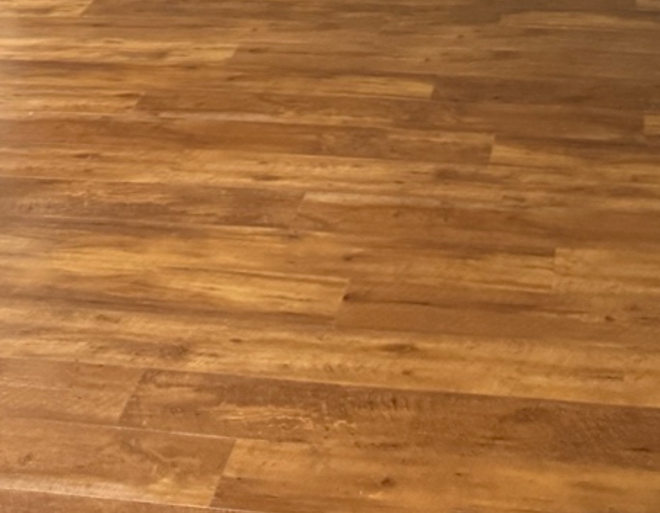
#> input picture kobe-interior/kobe-gallery-3d/assets/photos/12_floor_closeup.jpg, 1320 x 1025 px (shown at 1/2 size)
$ python make_floor_texture.py
#> lines starting #> are read from the running program, lines starting #| are printed output that depends on the picture
"""실제 바닥 사진(assets/photos/12_floor_closeup.jpg)으로 이어 붙여도 이음새가 안 보이는 원목 마루 텍스처를 만든다.
사진 아래쪽(원근이 덜한 부분)을 판 줄 단위 띠로 잘라 → 조명 얼룩(큰 밝기 변화)을 빼고 → 판 길이로 잘라 엇갈려 깔고
판 사이·끝 이음 줄을 그린다. 가로 = 판 길이 방향. 한 장 = SIZE_M × SIZE_M 실제 크기.
사용: python3 scripts/make_floor_texture.py  →  assets/textures/floor_wood_real.jpg"""
import random
from pathlib import Path
import numpy as np
from PIL import Image, ImageFilter

ROOT = Path(__file__).resolve().parents[1]
SRC = ROOT / "assets" / "photos" / "12_floor_closeup.jpg"
OUT = ROOT / "assets" / "textures" / "floor_wood_real.jpg"
PX, SIZE_M, ROWS = 2048, 2.16, 12            # 판 폭 18 cm × 12줄
PLANK_LEN_M = (0.9, 1.35)                     # 판 길이(사진 기준 약 1.2 m)
TONE = 0.74                                   # 3D 조명 아래에서 사진과 비슷한 밝기가 되도록 맞춘 값
TILT_DEG = 4.5                                # 사진 속 판 줄 기울기(줄 무늬가 가장 또렷해지는 각도로 측정)


def flatten(a, sigma=55):
    """큰 밝기 얼룩(조명·반사)만 걷어 낸다: 흐린 사본으로 나눈 뒤 전체 평균색을 곱함"""
    img = Image.fromarray(np.clip(a, 0, 255).astype(np.uint8)); blur = np.asarray(img.filter(ImageFilter.GaussianBlur(sigma)), dtype=np.float32) + 1
    return a / blur * a.reshape(-1, 3).mean(0)


def main():
    rnd = random.Random(7)
    # 사진은 판 줄이 약 4.5° 기울어 있다 → 바로 세운 뒤 검은 모서리 없는 가운데만 쓴다
    img = Image.open(SRC).convert("RGB").rotate(TILT_DEG, resample=Image.BICUBIC)
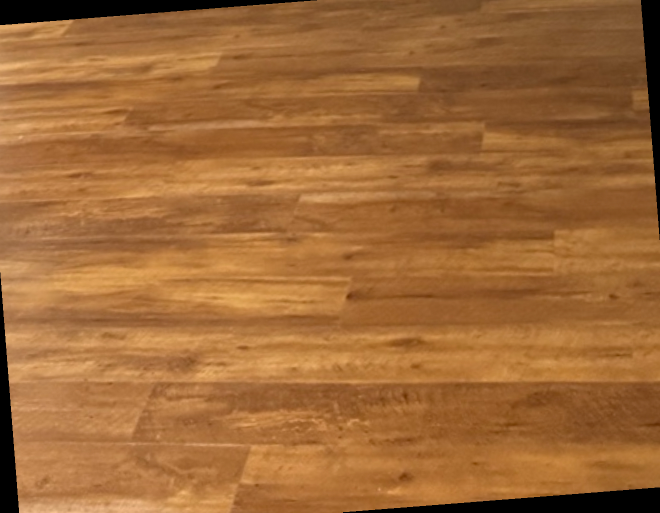
#> img: PIL image 1320x1025 RGB (shown at 1/2 size); mean R, G, B 159.2, 105.2, 55.6
    src = np.asarray(img, dtype=np.float32)[300:980, 120:1200]
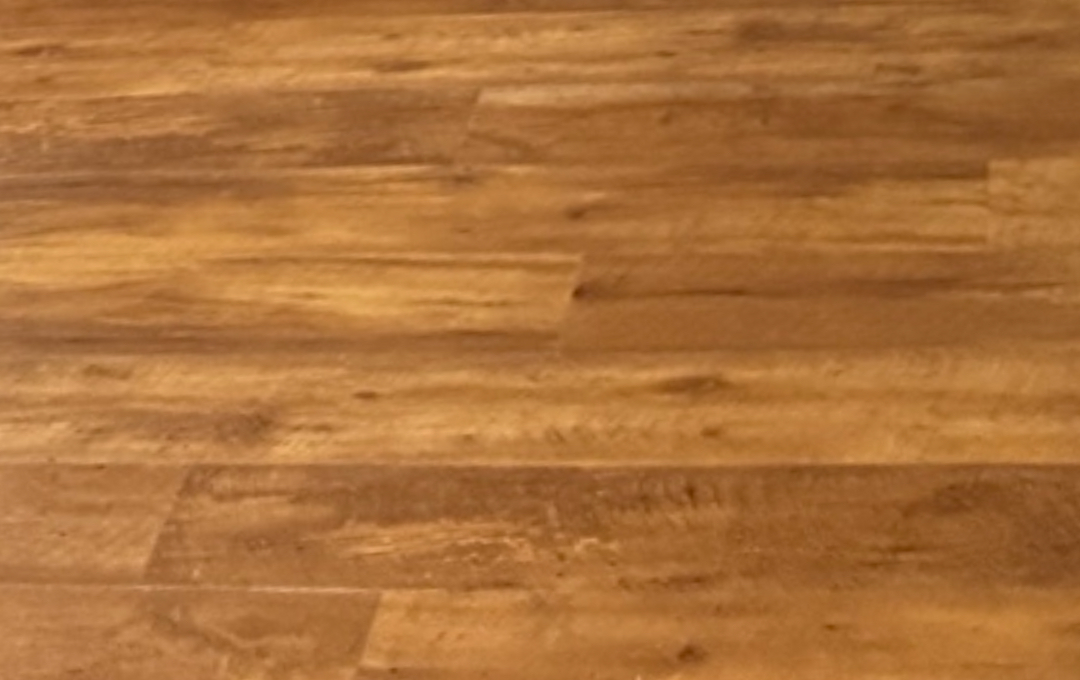
#> src: shape (680, 1080, 3) float32; mean R, G, B 171.5, 112.8, 58.3
    h, w, _ = src.shape
#> h = 680; w = 1080
    row_h = PX / ROWS; strip_src = 60                      # 판 한 줄(약 100~130 px)보다 얇게 잘라 판 경계가 덜 섞이게
    strips = []
    for y in range(0, h - strip_src, strip_src // 2):
        st = flatten(src[y:y + strip_src])
        im = Image.fromarray(np.clip(st, 0, 255).astype(np.uint8)).resize((int(w * 1.6), int(round(row_h))), Image.LANCZOS)   # 세로로 늘리고 가로는 결 방향이라 덜 늘림
        strips.append(np.asarray(im, dtype=np.float32))
#> this loop made 21 passes
#> pass 1, in flatten, `blur = np.asarray(img.filter(ImageFilter.GaussianBlur(sigma)), dtype=n`:
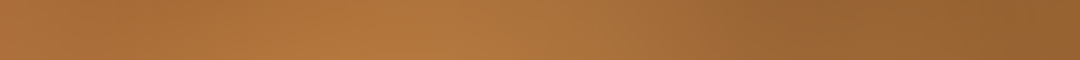
#> blur: shape (60, 1080, 3) float32; mean R, G, B 165.8, 108.7, 56.2
#> pass 1, in main, `im = Image.fromarray(np.clip(st, 0, 255).astype(np.uint8)).resize((int..`:
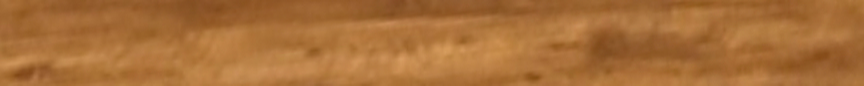
#> im: PIL image 1728x171 RGB (shown at 1/2 size); mean R, G, B 168.1, 110.7, 56.7
#> after the loop:
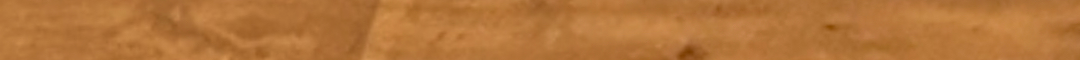
#> st: shape (60, 1080, 3) float32; mean R, G, B 180.2, 117.7, 59.2
#> after the loop, strips = 21 items
    mean = np.mean([s.reshape(-1, 3).mean(0) for s in strips], axis=0) * TONE   # 실내 조명을 받으면 밝아 보여서 사진보다 조금 어둡게
#> mean = [125.7, 82.29, 42.07]
    out = np.zeros((PX, PX, 3), np.float32)
#> out: shape (2048, 2048, 3) float32; every value is 0
    px_per_m = PX / SIZE_M
    for r in range(ROWS):
        y0, y1 = int(round(r * row_h)), int(round((r + 1) * row_h)); hh = y1 - y0
        x = rnd.uniform(0, PX)                               # 줄마다 이음 위치를 엇갈림
        remain = PX
        while remain > 0:
            L = int(rnd.uniform(*PLANK_LEN_M) * px_per_m)
            if remain - L < 0.4 * px_per_m: L = remain                      # 마지막 판이 너무 짧지 않게 남은 길이를 다 채움
            s = strips[rnd.randrange(len(strips))]; sx = rnd.randrange(0, max(1, s.shape[1] - L))
            piece = s[:hh, sx:sx + L].copy()
            while piece.shape[1] < L: piece = np.concatenate([piece, piece[:, :L - piece.shape[1]]], axis=1)
            if rnd.random() < 0.5: piece = piece[:, ::-1]
            piece = piece / piece.reshape(-1, 3).mean(0) * mean * rnd.uniform(0.9, 1.08)  # 판마다 색조 약간 다르게
            piece[:, :3] *= 0.62; piece[:, -2:] *= 0.75                                         # 끝 이음 줄
            cols = (int(x) + np.arange(L)) % PX; out[y0:y1, cols] = piece[:, :L]
            x += L; remain -= L
        out[y0:y0 + 2] *= 0.6                                                                    # 판 사이 줄
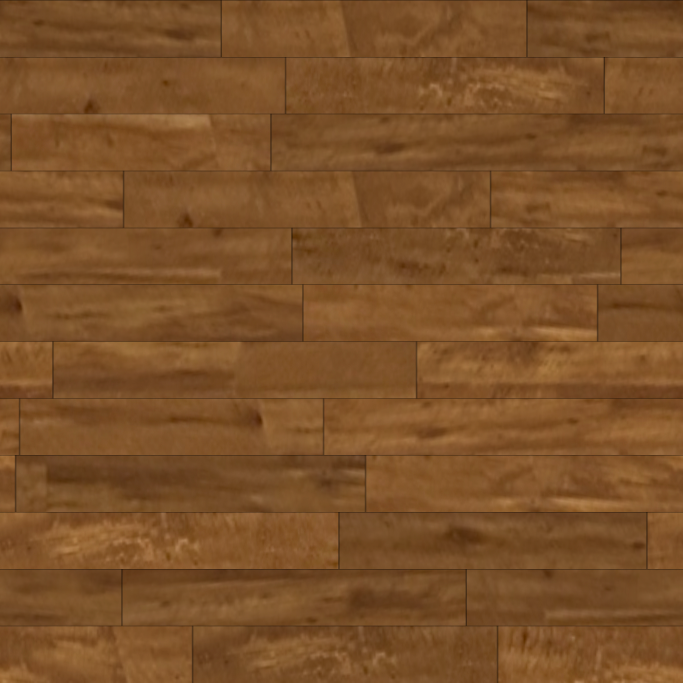
#> out: shape (2048, 2048, 3) float32 (shown at 1/3 size); mean of channels 0, 1, 2 124.6, 81.4, 41.7; drawn as R, G, B
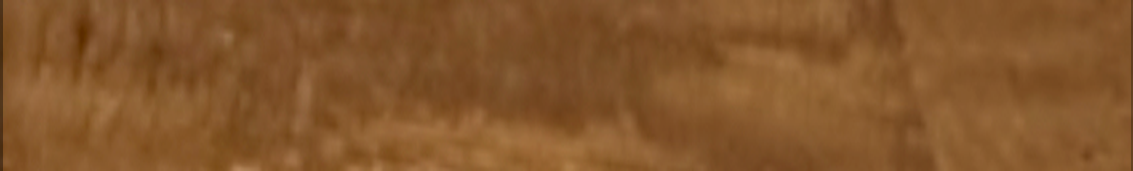
#> piece: shape (171, 1133, 3) float32; mean of channels 0, 1, 2 132.6, 86.8, 44.4; drawn as R, G, B
    out = np.clip(out, 0, 255).astype(np.uint8)
    OUT.parent.mkdir(parents=True, exist_ok=True)
    Image.fromarray(out).save(OUT, quality=88, subsampling=0)
    print(f"[바닥] {OUT.relative_to(ROOT)} {PX}px = {SIZE_M} m, 판 {ROWS}줄, 원본 띠 {len(strips)}개, 평균색 {mean.round(0)}")
#| [바닥] assets/textures/floor_wood_real.jpg 2048px = 2.16 m, 판 12줄, 원본 띠 21개, 평균색 [126.  82.  42.]


if __name__ == "__main__":
    main()

$ run again, with kobe-interior/kobe-gallery-3d/assets/photos/01_entrance_autodoor.jpg copied over kobe-interior/kobe-gallery-3d/assets/photos/12_floor_closeup.jpg
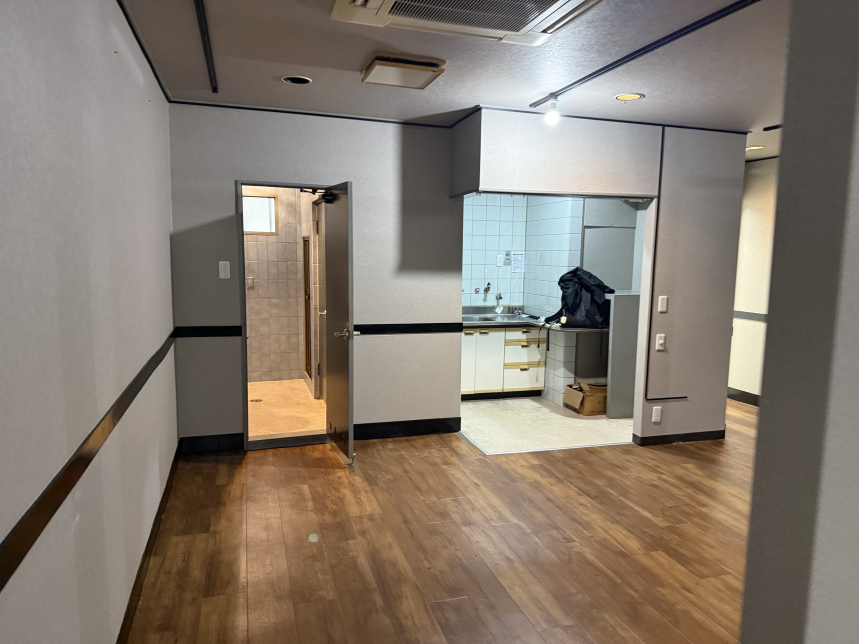
#> input picture kobe-interior/kobe-gallery-3d/assets/photos/01_entrance_autodoor.jpg, 2576 x 1932 px (shown at 1/3 size)
#> after the loop in main, `for y in range(0, h - strip_src, strip_src // 2):`: strips = 21 items
#> mean = [104.7, 100.7, 96.83]
#> after the loop in main, `for r in range(ROWS):`:
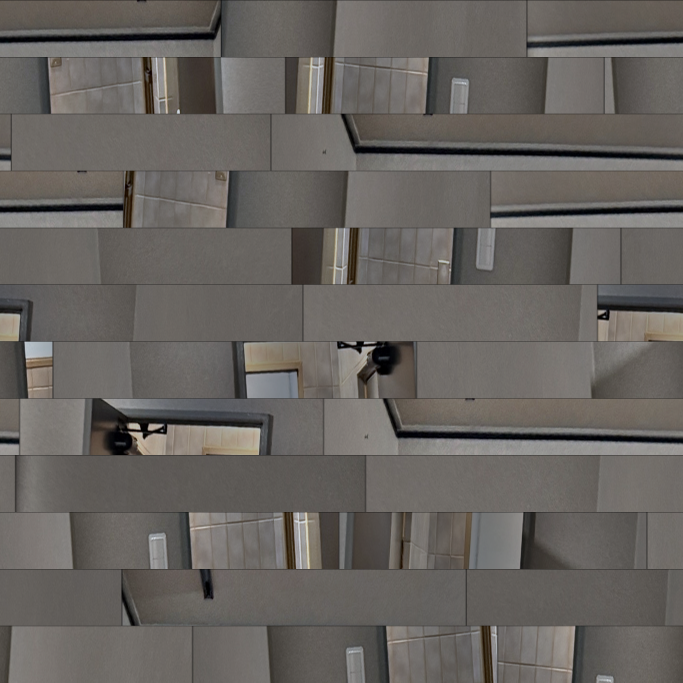
#> out: shape (2048, 2048, 3) float32 (shown at 1/3 size); mean of channels 0, 1, 2 103.6, 99.7, 96.3; drawn as R, G, B
#> after the loop in main, `for r in range(ROWS):`:
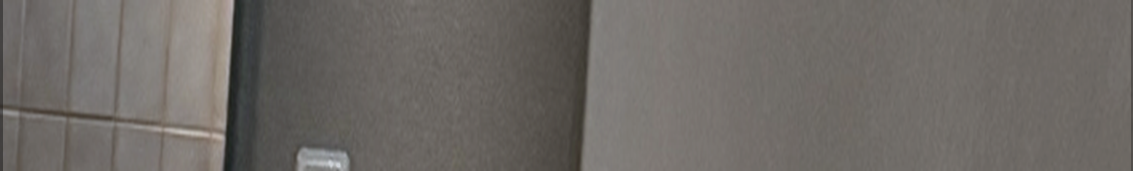
#> piece: shape (171, 1133, 3) float32; mean of channels 0, 1, 2 110.5, 106.3, 102.2; drawn as R, G, B
#| [바닥] assets/textures/floor_wood_real.jpg 2048px = 2.16 m, 판 12줄, 원본 띠 21개, 평균색 [105. 101.  97.]
